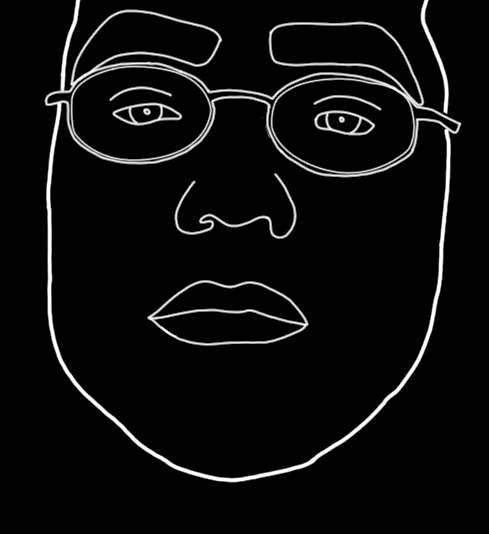
#> input picture script/thin_target/image01850_up_dtc.png, 489 x 534 px
$ python getbone.py
#> lines starting #> are read from the running program, lines starting #| are printed output that depends on the picture; after the words box and inside, x2 and y2 are one past the last pixel; in counts of white or black regions, pixels touching at a corner belong together
#-*-coding:utf-8 -*-
from skimage import morphology,draw
import numpy as np
import matplotlib.pyplot as plt

#创建一个二值图像用于测试
# image = np.zeros((400, 400))
#
# #生成目标对象1(白色U型)
# image[10:-10, 10:100] = 1
# image[-100:-10, 10:-10] = 1
# image[10:-10, -100:-10] = 1
#
# #生成目标对象2（X型）
# rs, cs = draw.line(250, 150, 10, 280)
# for i in range(10):
#     image[rs + i, cs] = 1
# rs, cs = draw.line(10, 150, 250, 280)
# for i in range(20):
#     image[rs + i, cs] = 1
#
# #生成目标对象3（O型）
# ir, ic = np.indices(image.shape)
# circle1 = (ic - 135)**2 + (ir - 150)**2 < 30**2
# circle2 = (ic - 135)**2 + (ir - 150)**2 < 20**2
# image[circle1] = 1
# image[circle2] = 0

image=plt.imread('./thin_target/image01850_up_dtc.png')
#> image is the input picture: shape (534, 489) float32; min 0, max 1, mean 0.0468
plt.imshow(image)
#实施骨架算法
skeleton =morphology.skeletonize(image)
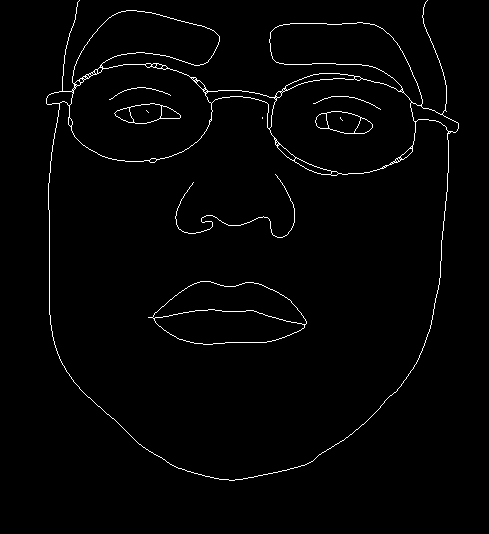
#> skeleton: shape (534, 489) bool; 1.7% white in thin lines or dots, all inside (x1, y1, x2, y2) = (46, 0, 459, 481)

#显示结果
fig, (ax1, ax2) = plt.subplots(nrows=1, ncols=2, figsize=(8, 4))

ax1.imshow(image, cmap=plt.cm.gray)
ax1.axis('off')
ax1.set_title('original', fontsize=20)

ax2.imshow(skeleton, cmap=plt.cm.gray)
ax2.axis('off')
ax2.set_title('skeleton', fontsize=20)

fig.tight_layout()
plt.show()
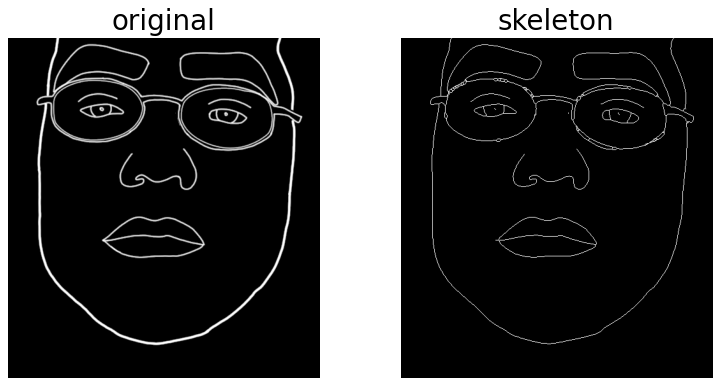
#> figure drawn by matplotlib, 2 panels

$ run again, with script/thin_target/image01048_up_dtc.png copied over script/thin_target/image01850_up_dtc.png
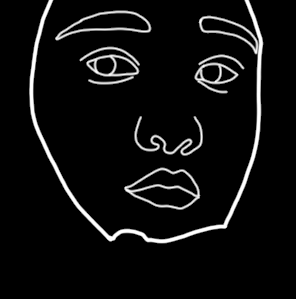
#> input picture script/thin_target/image01048_up_dtc.png, 296 x 299 px
#> image is the input picture: shape (299, 296) float32; min 0, max 1, mean 0.0572
#> `skeleton =morphology.skeletonize(image)`:
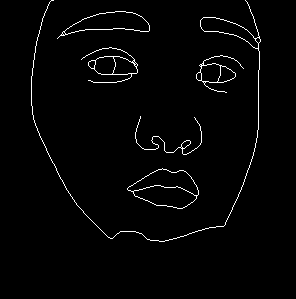
#> skeleton: shape (299, 296) bool; 2% white in thin lines or dots, all inside (x1, y1, x2, y2) = (31, 0, 261, 242)
#> `plt.show()`:
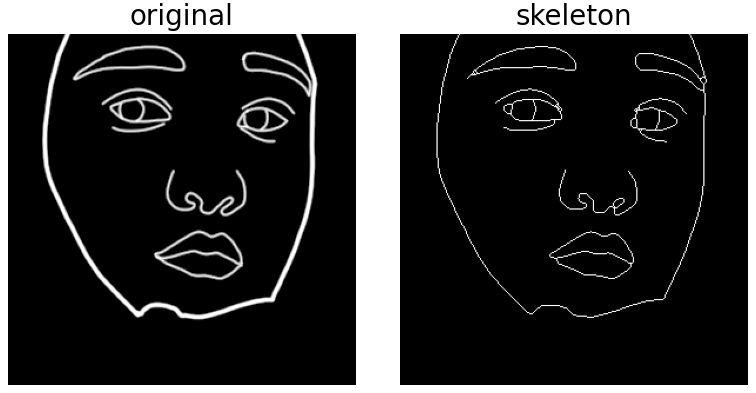
#> figure drawn by matplotlib, 2 panels

$ run again, with script/thin_target/image01066_up_dtc.png copied over script/thin_target/image01850_up_dtc.png
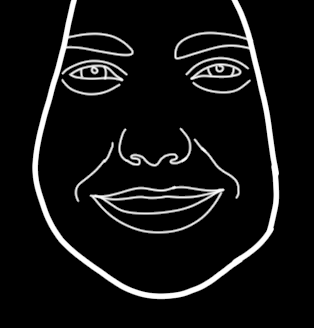
#> input picture script/thin_target/image01066_up_dtc.png, 314 x 328 px
#> image is the input picture: shape (328, 314) float32; min 0, max 1, mean 0.0745
#> `skeleton =morphology.skeletonize(image)`:
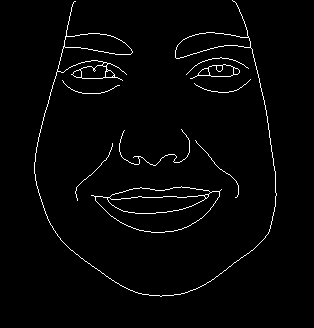
#> skeleton: shape (328, 314) bool; 2.1% white in thin lines or dots, all inside (x1, y1, x2, y2) = (34, 0, 277, 297)
#> `plt.show()`:
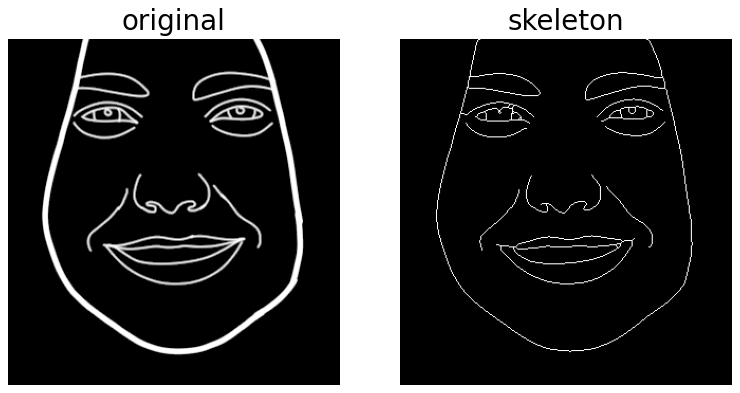
#> figure drawn by matplotlib, 2 panels

$ run again, with script/thin_target/image01381_up_dtc.png copied over script/thin_target/image01850_up_dtc.png
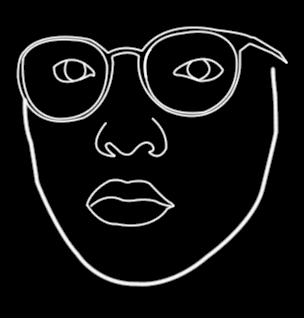
#> input picture script/thin_target/image01381_up_dtc.png, 304 x 318 px
#> image is the input picture: shape (318, 304) float32; min 0, max 1, mean 0.0653
#> `skeleton =morphology.skeletonize(image)`:
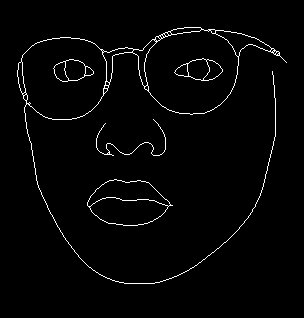
#> skeleton: shape (318, 304) bool; 2.1% white in thin lines or dots, all inside (x1, y1, x2, y2) = (17, 27, 287, 284)
#> `plt.show()`:
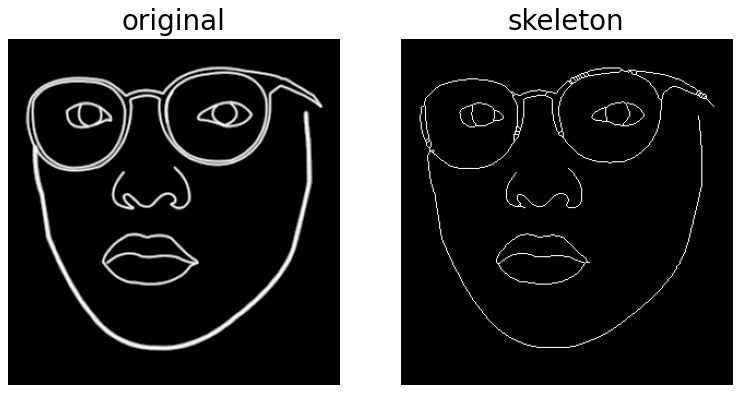
#> figure drawn by matplotlib, 2 panels
